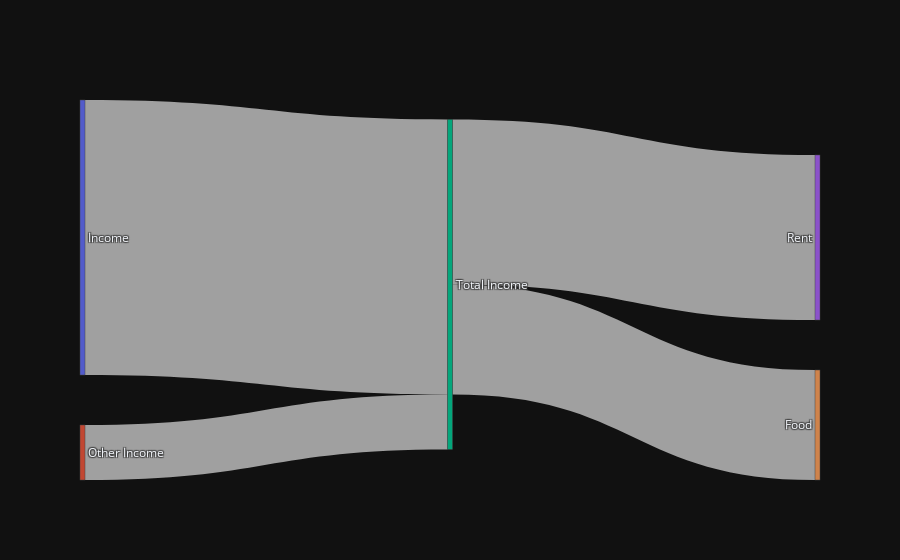

Notebook code cell kept with this figure:
### Code cell
label=["Income","Other Income","Total Income","Rent","Food"]
source=[0,1,2,2]
target=[2,2,3,4]
value=[10,2,6,4]

link=dict(source=source,target=target,value=value)
node=dict(label=label,pad=50,thickness=5)
data=go.Sankey(link=link,node=node)

fig=go.Figure(data)
fig.show()

### Figure 1 — Plotly figure (JSON) as saved in the notebook; plotly's stock layout.template omitted (floating-point values rounded to 4 significant figures)
{"data": [{"link": {"source": [0, 1, 2, 2], "target": [2, 2, 3, 4], "value": [10, 2, 6, 4]}, "node": {"label": ["Income", "Other Income", "Total Income", "Rent", "Food"], "pad": 50, "thickness": 5}, "type": "sankey"}], "layout": {}}
